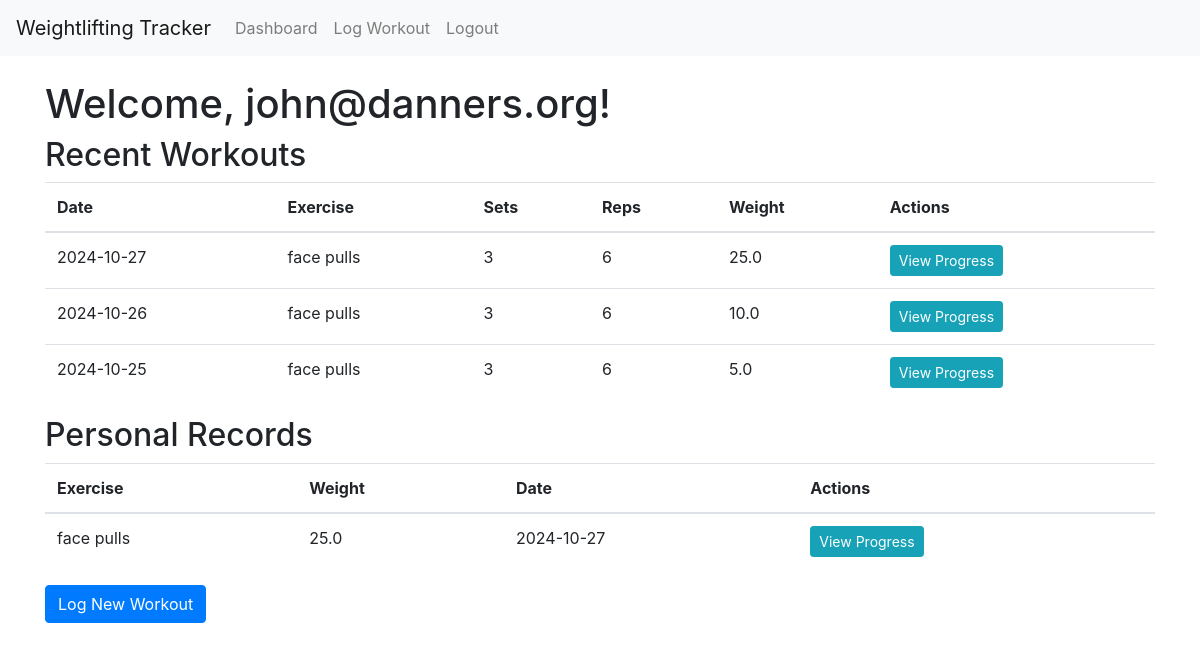
The page /dashboard (signed in) on the database its author committed.
### models.py (models this page shows)
class User(db.Model, UserMixin):
    id = db.Column(db.Integer, primary_key=True)
    username = db.Column(db.String(20), unique=True, nullable=False)
    email = db.Column(db.String(120), unique=True, nullable=False)
    password = db.Column(db.String(60), nullable=False)
    workouts = db.relationship('Workout', backref='user', lazy=True)
    personal_records = db.relationship('PersonalRecord', backref='user', lazy=True)

class Workout(db.Model):
    id = db.Column(db.Integer, primary_key=True)
    date = db.Column(db.DateTime, nullable=False, default=datetime.utcnow)
    user_id = db.Column(db.Integer, db.ForeignKey('user.id'), nullable=False)
    exercise_id = db.Column(db.Integer, db.ForeignKey('exercise.id'), nullable=False)
    sets = db.Column(db.Integer, nullable=False)
    reps = db.Column(db.Integer, nullable=False)
    weight = db.Column(db.Float, nullable=False)

class Exercise(db.Model):
    id = db.Column(db.Integer, primary_key=True)
    name = db.Column(db.String(100), nullable=False)
    workouts = db.relationship('Workout', backref='exercise', lazy=True)
    personal_records = db.relationship('PersonalRecord', backref='exercise', lazy=True)

class PersonalRecord(db.Model):
    id = db.Column(db.Integer, primary_key=True)
    user_id = db.Column(db.Integer, db.ForeignKey('user.id'), nullable=False)
    exercise_id = db.Column(db.Integer, db.ForeignKey('exercise.id'), nullable=False)
    weight = db.Column(db.Float, nullable=False)
    date = db.Column(db.DateTime, nullable=False, default=datetime.utcnow)

### routes.py (the view)
@app.route("/dashboard")
@login_required
def dashboard():
    workouts = Workout.query.filter_by(user_id=current_user.id).order_by(Workout.date.desc()).limit(5).all()
    personal_records = PersonalRecord.query.filter_by(user_id=current_user.id).all()
    return render_template('dashboard.html', workouts=workouts, personal_records=personal_records)

### models.py (called while the page is built)
@login_manager.user_loader
def load_user(user_id):
    return User.query.get(int(user_id))

### templates/dashboard.html
{% extends "layout.html" %}
{% block content %}
    <h1>Welcome, {{ current_user.username }}!</h1>
    <h2>Recent Workouts</h2>
    <table class="table">
        <thead>
            <tr>
                <th>Date</th>
                <th>Exercise</th>
                <th>Sets</th>
                <th>Reps</th>
                <th>Weight</th>
                <th>Actions</th>
            </tr>
        </thead>
        <tbody>
            {% for workout in workouts %}
            <tr>
                <td>{{ workout.date.strftime('%Y-%m-%d') }}</td>
                <td>{{ workout.exercise.name }}</td>
                <td>{{ workout.sets }}</td>
                <td>{{ workout.reps }}</td>
                <td>{{ workout.weight }}</td>
                <td>
                    <a href="{{ url_for('exercise_progress', exercise_id=workout.exercise.id) }}" class="btn btn-sm btn-info">View Progress</a>
                </td>
            </tr>
            {% endfor %}
        </tbody>
    </table>
    <h2>Personal Records</h2>
    <table class="table">
        <thead>
            <tr>
                <th>Exercise</th>
                <th>Weight</th>
                <th>Date</th>
                <th>Actions</th>
            </tr>
        </thead>
        <tbody>
            {% for pr in personal_records %}
            <tr>
                <td>{{ pr.exercise.name }}</td>
                <td>{{ pr.weight }}</td>
                <td>{{ pr.date.strftime('%Y-%m-%d') }}</td>
                <td>
                    <a href="{{ url_for('exercise_progress', exercise_id=pr.exercise.id) }}" class="btn btn-sm btn-info">View Progress</a>
                </td>
            </tr>
            {% endfor %}
        </tbody>
    </table>
    <a href="{{ url_for('log_workout') }}" class="btn btn-primary">Log New Workout</a>
{% endblock content %}

### templates/layout.html (shortened to what this page needs)
<!DOCTYPE html>
<html lang="en">
<head>
    <link rel="stylesheet" href="https://stackpath.bootstrapcdn.com/bootstrap/4.5.2/css/bootstrap.min.css">
</head>
<body>
    <nav class="navbar navbar-expand-lg navbar-light bg-light">
        <a class="navbar-brand" href="{{ url_for('home') }}">Weightlifting Tracker</a>
        <div class="navbar-nav">
            {% if current_user.is_authenticated %}
                <a class="nav-item nav-link" href="{{ url_for('dashboard') }}">Dashboard</a>
                <a class="nav-item nav-link" href="{{ url_for('log_workout') }}">Log Workout</a>
                <a class="nav-item nav-link" href="{{ url_for('logout') }}">Logout</a>
            {% else %}
                <a class="nav-item nav-link" href="{{ url_for('login') }}">Login</a>
                <a class="nav-item nav-link" href="{{ url_for('register') }}">Register</a>
            {% endif %}
        </div>
    </nav>
    <main class="container mt-4">
        {% block content %}{% endblock %}
    </main>
</body>
</html>

### rows shown on the page
User: username "john@danners.org"
Workout: date "2024-10-27", exercise.name "face pulls", sets "3", reps "6", weight "25.0"
Workout: date "2024-10-26", exercise.name "face pulls", sets "3", reps "6", weight "10.0"
Workout: date "2024-10-25", exercise.name "face pulls", sets "3", reps "6", weight "5.0"
PersonalRecord: exercise.name "face pulls", weight "25.0", date "2024-10-27"
